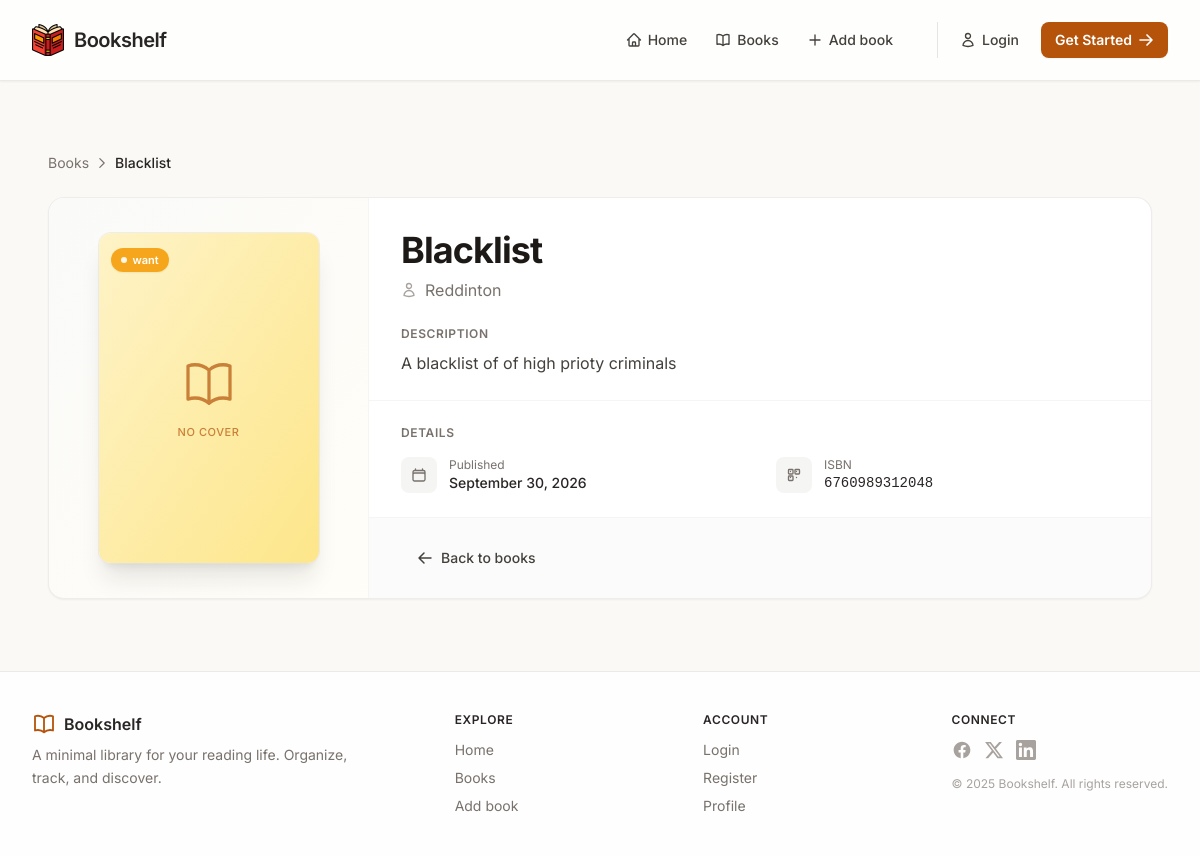
The app's page /books/5/ with its own data.
### shelf/models.py (models this page shows, shortened)
class Book(models.Model):
  STATUS_CHOICES = [
      ("want", "Want to Read"),
      ("reading", "Currently Reading"),
      ("read", "Finished"),
  ]
  title = models.CharField(max_length=200)
  author = models.CharField(max_length=200)
  description = models.TextField()
  book_cover = models.ImageField(upload_to='book_covers/', blank=True, null=True, default='book_covers/default_cover.png')
  isbn = models.CharField(max_length=13)
  status = models.CharField(max_length=10, choices=STATUS_CHOICES, default="want")
  published_at = models.DateField(blank=True, null=True, auto_now_add=True)
  updated_at = models.DateField(blank=True, null=True, auto_now=True)
  owner = models.ForeignKey(User, on_delete=models.CASCADE, related_name='books')
  class Meta:
    ordering = ['-published_at']

### shelf/views.py (the view)
# urls.py: path('books/<int:pk>/', views.book_detail, name="book_detail" ),
def book_detail(request, pk):
    context = {}
    try:
        book = Book.objects.get(pk=pk)
        context['book'] = book
    except Book.DoesNotExist:
        messages.error(request, 'Book not found.')
        return redirect('shelf:books')
    return render(request, 'shelf/book_detail.html', context)

### shelf/templates/shelf/book_detail.html (shortened to what this page needs)
{% extends "layout.html" %}
{% block content %}
<div class="p-4">
  <nav class="flex items-center gap-1.5 text-sm text-stone-500 mb-6">
    <a href="{% url 'shelf:books' %}" class="hover:text-amber-800 transition">Books</a>
    <svg class="w-3.5 h-3.5" fill="none" stroke="currentColor" stroke-width="2" viewBox="0 0 24 24">
      <path stroke-linecap="round" stroke-linejoin="round" d="M8.25 4.5l7.5 7.5-7.5 7.5" />
    </svg>
    <span class="text-stone-800 font-medium truncate max-w-[16rem]">{{ book.title }}</span>
  </nav>
  <div class="bg-white rounded-2xl border border-stone-200/70 shadow-sm overflow-hidden">
    <div class="grid md:grid-cols-[280px_1fr] lg:grid-cols-[320px_1fr]">
      <div class="relative bg-gradient-to-br from-stone-50 to-amber-50/40 p-6 md:p-8 flex items-center justify-center
                  border-b md:border-b-0 md:border-r border-stone-100">
        <div class="relative w-full max-w-[220px] aspect-[2/3] rounded-xl overflow-hidden
                    shadow-xl shadow-stone-900/10 ring-1 ring-stone-200/60
                    bg-gradient-to-br from-amber-100 to-amber-200">
          {% if book.book_cover %}
            <img src="{{ book.book_cover.url }}"
                 alt="{{ book.title }} cover"
                 loading="lazy"
                 class="w-full h-full object-cover">
          {% else %}
            <div class="w-full h-full flex flex-col items-center justify-center gap-3 text-amber-700/70">
              <span class="text-[11px] font-medium uppercase tracking-wider">No cover</span>
            </div>
          {% endif %}
          <div class="absolute top-3 left-3">
            <span class="inline-flex items-center gap-1.5 px-2.5 py-1 text-[11px] font-semibold rounded-full shadow-sm backdrop-blur-sm
              {% if book.status == 'Available' %} bg-emerald-500/90 text-white
              {% elif book.status == 'Borrowed' %} bg-rose-500/90 text-white
              {% else %} bg-amber-500/90 text-white {% endif %}">
              <span class="w-1.5 h-1.5 rounded-full bg-white/90"></span>
              {{ book.status }}
            </span>
          </div>
        </div>
      </div>
      <div class="flex flex-col">
        <div class="px-6 md:px-8 pt-6 md:pt-8 pb-6">
          <div class="flex items-start justify-between gap-3 flex-wrap">
            <div class="min-w-0">
              <h1 class="text-2xl md:text-3xl lg:text-4xl font-bold tracking-tight text-stone-900 leading-tight">
                {{ book.title }}
              </h1>
              <p class="text-stone-500 mt-2 flex items-center gap-2 text-sm md:text-base">
                <span class="truncate">{{ book.author }}</span>
              </p>
            </div>
          </div>
        </div>
        {% if book.description %}
          <div class="px-6 md:px-8 pb-6">
            <h2 class="text-xs font-semibold uppercase tracking-wider text-stone-500 mb-2">Description</h2>
            <p class="text-stone-700 leading-relaxed whitespace-pre-line">{{ book.description }}</p>
          </div>
        {% endif %}
        <div class="px-6 md:px-8 py-6 border-t border-stone-100">
          <h2 class="text-xs font-semibold uppercase tracking-wider text-stone-500 mb-4">Details</h2>
          <dl class="grid grid-cols-1 sm:grid-cols-2 gap-x-8 gap-y-4">
            <div class="flex items-start gap-3">
              <div class="w-9 h-9 rounded-lg bg-stone-100 flex items-center justify-center text-stone-500 shrink-0">
              </div>
              <div class="min-w-0">
                <dt class="text-xs text-stone-500">Published</dt>
                <dd class="text-sm font-medium text-stone-800">
                  {{ book.published_at|date:"F j, Y"|default:"—" }}
                </dd>
              </div>
            </div>
            <div class="flex items-start gap-3">
              <div class="w-9 h-9 rounded-lg bg-stone-100 flex items-center justify-center text-stone-500 shrink-0">
              </div>
              <div class="min-w-0">
                <dt class="text-xs text-stone-500">ISBN</dt>
                <dd class="text-sm font-medium text-stone-800 font-mono">{{ book.isbn|default:"—" }}</dd>
              </div>
            </div>
          </dl>
        </div>
        <div class="mt-auto px-6 md:px-8 py-5 bg-stone-50/70 border-t border-stone-100 flex items-center justify-between gap-3 flex-wrap">
          <a href="{% url 'shelf:books' %}"
             class="inline-flex items-center gap-2 px-4 py-2.5 text-sm font-medium text-stone-700 rounded-lg hover:bg-stone-100 transition">
            <svg class="w-4 h-4" fill="none" stroke="currentColor" stroke-width="2.2" viewBox="0 0 24 24">
              <path stroke-linecap="round" stroke-linejoin="round" d="M10.5 19.5L3 12m0 0l7.5-7.5M3 12h18" />
            </svg>
            Back to books
          </a>
        </div>
      </div>
    </div>
  </div>
</div>
{% endblock %}

### templates/layout.html (style rules this page uses)
* { font-family: 'Inter', system-ui, sans-serif; }

### records on screen
Book: title "Blacklist", status "want", author "Reddinton", description "A blacklist of of high prioty criminals", published_at "September 30, 2026", isbn "6760989312048"
